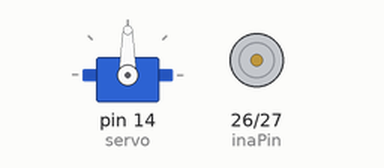
Bench run of a sketch on a simulated Arduino Mega 2560, built with avr-gcc and run on an emulated ATmega2560. Shown: servo, motor-driver pin pairs drawn as motors (green arrow = first pin HIGH = forward, orange = second pin HIGH = backward, longer = more drive, scaled by the enable pin).

Above: at 0.1 s.
At 1.1 s:
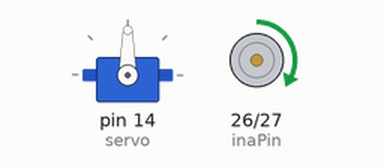
Timing chart, 0 to 2.6 s (numbered marks = the images above):
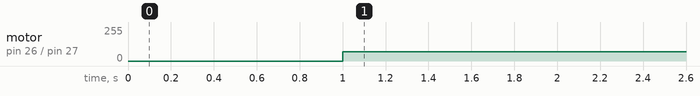

Measured:
- by itself, motor on pin 26 (inaPin) / pin 27 (inbPin): stopped → forward 70/255 at 1.0 s

The sketch:

angleToServa.ino
```cpp
#include <Servo.h>
Servo servo;

int angle, speed1;
const int inaPin = 26;  //26
const int inbPin = 27;   //27
const int pwm = 3;  //2
const int diagaPin = 24;  //24
const int diagbPin = 25;   //25
void setup() {

  servo.attach(14);
  delay(1000);
  //------------------------------------------------// MOTOR PINS
  pinMode(inaPin, OUTPUT);   //50
  pinMode(inbPin, OUTPUT);   //4
  pinMode(pwm, OUTPUT);   //6
  pinMode(diagaPin, INPUT);  //7
  pinMode(diagbPin, INPUT);  //8

  digitalWrite(inaPin, HIGH);  //DIRECTION
  digitalWrite(inbPin, LOW);
  //-----------------------------------------------------//
  Serial.begin(115200);
  Serial1.begin(115200);
  speed1 = 70;
}

void loop() {
  /* angle = Serial1.read();
    //  delay(10);
    servo.write(angle + 45);
    Serial.println(angle);
  */
  servo.write(90);
  analogWrite(pwm, speed1);   //MOTOR

  /* Serial.print(analogRead(diagaPin));
     Serial.print(" ");
     Serial.println(analogRead(diagbPin));
     delay(500);*/
}
```
